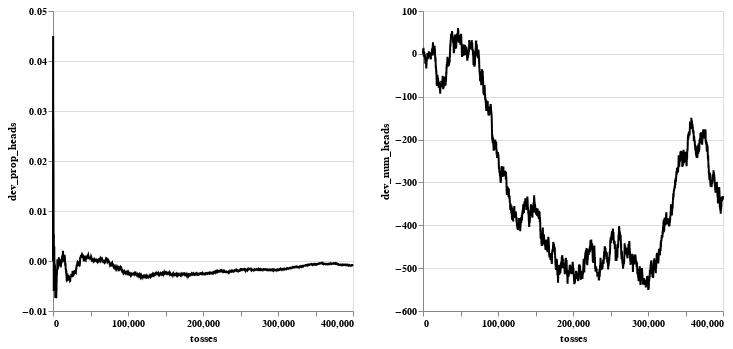

The code cell stored with this chart in its notebook:
### Code cell
alt_prop_heads = alt.Chart(df_tosses).mark_line().encode(
    x='tosses',
    y='dev_prop_heads'
)

alt_dev_heads = alt.Chart(df_tosses).mark_line().encode(
    x='tosses',
    y='dev_num_heads'
)

alt_prop_heads | alt_dev_heads

### Figure 1 — Vega-Lite specification as saved in the notebook (floating-point values rounded to 4 significant figures; data arrays with more than 128 entries replaced by an {"elided": "..."} marker saying what was removed)
{"$schema": "https://vega.github.io/schema/vega-lite/v3.3.0.json", "config": {"axis": {"labelFontWeight": "bold"}, "axisX": {"grid": false}, "mark": {"color": "black"}}, "data": {"name": "data-d9f0de312c103a4d41c4b15a15b20423"}, "datasets": {"data-d9f0de312c103a4d41c4b15a15b20423": {"elided": "4001 records"}}, "hconcat": [{"encoding": {"x": {"field": "tosses", "type": "quantitative"}, "y": {"field": "dev_prop_heads", "type": "quantitative"}}, "mark": "line"}, {"encoding": {"x": {"field": "tosses", "type": "quantitative"}, "y": {"field": "dev_num_heads", "type": "quantitative"}}, "mark": "line"}]}
